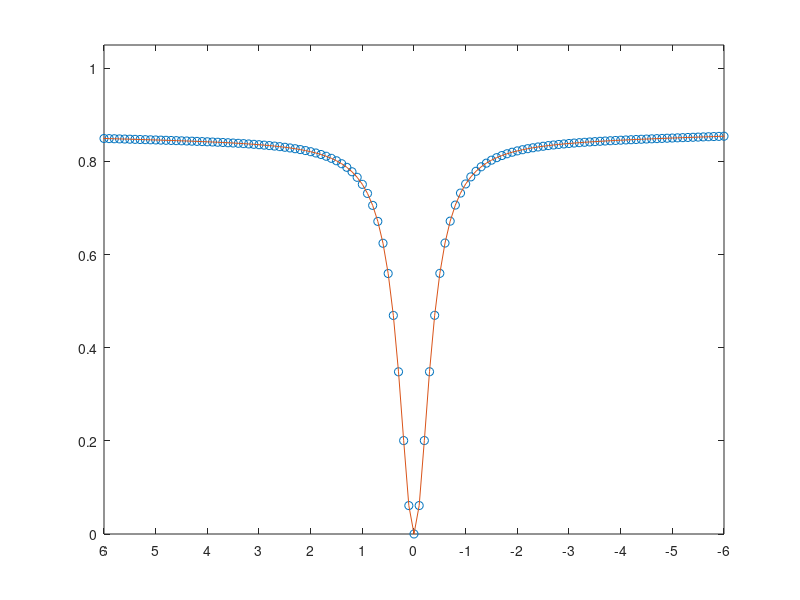

Here is the MATLAB script that generated this plot:


% initial magnetization Iz, Sz (M10,M20)

clc;
clear;

R11=1/3; R12=0.2;  % R11: R1 for I; R12: R1 for S
R21=1;R22=1e5;   % R21: R2 for I; R22: R2 for S
wa=0; %w1: chemical shift for I; 
w2=1; %w2: chemical shift for S in ppm
% u = 10;
% n = 40;
 % k12: exchange rate from I to S; K21 vice versa
k=[30];
for wp=150 %total exchange rate
t=10; %mxing time
p = 1;
dwa=-10:0.1:10;
nn=length(dwa);
for j=1:nn
    dw1=(wa-dwa(j))*750*2*pi;
    dw2=(wa-dwa(j)+w2)*750*2*pi;
    k21=k; k12=k*p/110;

M10=110;
M20=p;
%M0=[0.5 0 0 M10 0 0 M20];
M0=[0.5 0 0 M10 0 0 M20]; 
% pulse period
%    wp=2*pi*2;
   wx=0;wy=wp*2*pi;

P= [0 0 0 0 0 0 0;...
    0 R21+k12 -dw1 wy -k21 0 0;...
    0 dw1 R21+k12 -wx 0 -k21 0;...
    -2*M10*R11 -wy wx R11+k12 0 0 -k21;...
    0 -k12 0 0 R22+k21 -dw2 wy;...
    0 0 -k12 0 dw2 R22+k21 -wx;...
    -2*M20*R12 0 0 -k12 -wy wx R12+k21];


temp1=expm(-P*t)*M0';    

M1(j)=temp1(4)/M10;
M2(j)=temp1(7)/M20;
end

plot(dwa,M1,'o', dwa,M1); hold on;

% plot(dwa,M2,'s', dwa,M2); hold on;
        set(gca,'ylim', [0 1.05],'xlim',[-6 6],'xtick',[-6:1:6]);
%          set(gca,'ylim', [0.5 1.05],'xlim',[-4000 4000]);
        set(gca,'XDir','reverse')
end 

